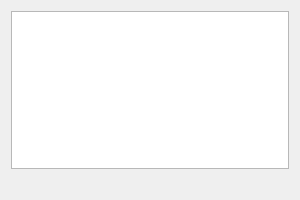
<?xml version="1.0" encoding="UTF-8"?>
<ui version="4.0">
 <class>HistoryDialog</class>
 <widget class="QWidget" name="HistoryDialog">
  <property name="geometry">
   <rect>
    <x>0</x>
    <y>0</y>
    <width>300</width>
    <height>200</height>
   </rect>
  </property>
  <property name="windowTitle">
   <string>Historia leków</string>
  </property>
  <layout class="QVBoxLayout">
   <item>
    <widget class="QListWidget" name="historyList">
     <property name="font">
      <font>
       <family>Arial</family>
       <pointsize>14</pointsize>
      </font>
     </property>
    </widget>
   </item>
   <item>
    <widget class="QLabel" name="infoLabel">
     <property name="text">
      <string/>
     </property>
     <property name="alignment">
      <set>Qt::AlignCenter</set>
     </property>
    </widget>
   </item>
  </layout>
 </widget>
 <resources/>
 <connections/>
</ui>
